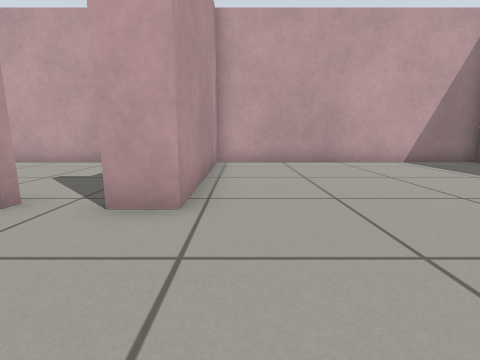
View 1 (above)

13 first-person views from a walk through a world built for the Gazebo simulator. The camera is 0.5 m above the floor, tilts 10° down and sees 85° across. The floor is counted in squares, 0.5 m on a side. Each view is taken from the middle of a square. On the plan, view 1 faces up. The plan holds only what a view shows up to about 11 squares ahead; the rest is blank.

View 2
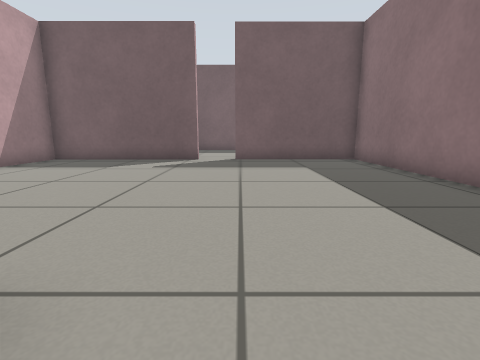

View 3
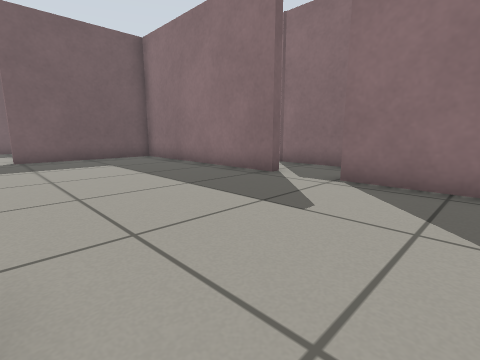

View 4
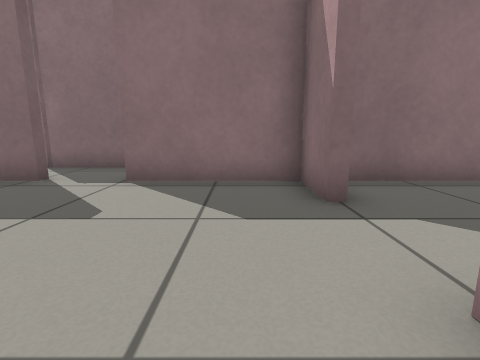

View 5
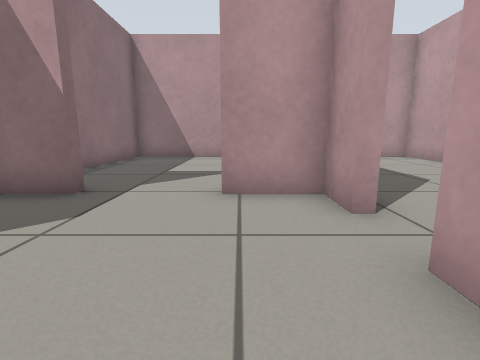

View 6
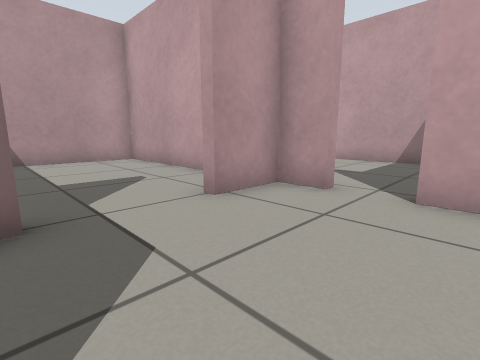

View 7
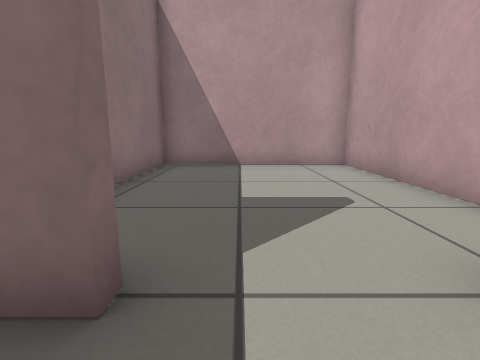

View 8
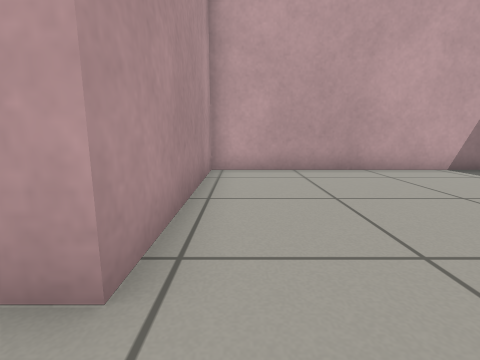

View 9
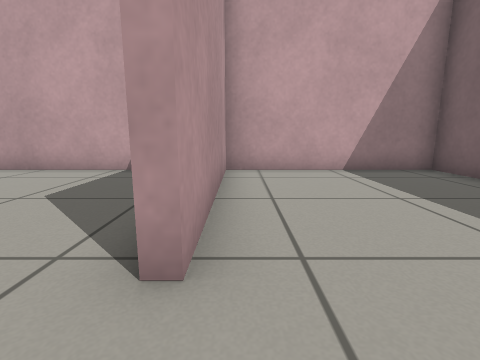

View 10
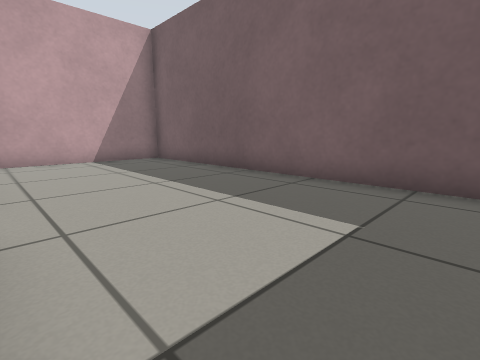

View 11
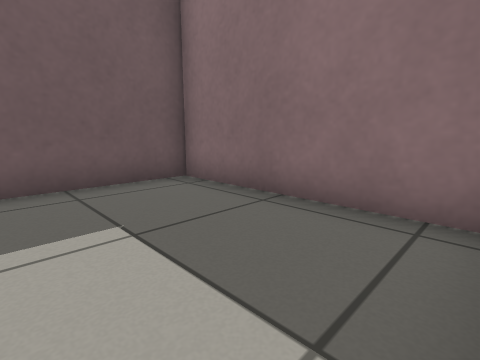

View 12
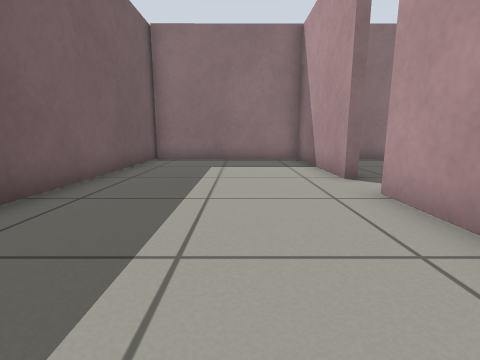

View 13
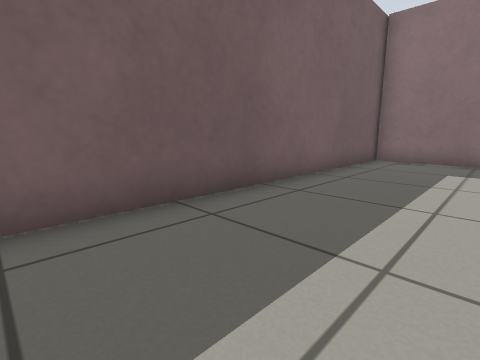

### Floor plan
Points are (right, up) in squares from view 1. A wall is a line through its corners. A room is listed if a view was taken in it or the views show most of it. See-through windows are left out.
Room 1 (views 1, 2, 3, 4, 5, 6, 7, 8)
walls: (-3.1, 3.4) (-4.3, 3.4) (-4.3, 1.6); (1.3, -2.9) (1.3, -2.5) (8.3, -2.5) (8.3, 2.2); (8.3, 3.6) (8.3, 9.3) (-0.8, 9.3) (-0.8, 3.4) (-1.9, 3.4); (-4.3, -0.7) (-4.3, -2.5) (-0.5, -2.5)
ways out: opening at (8, 3) to room 2; opening at (-5, 0.5) to room 3; gap at (-2.5, 4) to room 4; opening at (0.5, -3)
Room 2 (views 9, 10, 11, 12, 13)
walls: (8.3, 2.2) (8.6, 2.2) (8.6, -2.5) (14.4, -2.5); (14.4, -2.8) (14.4, 9.3) (8.6, 9.3) (8.6, 3.6)
ways out: opening at (8, 3) to room 1
Room 3 (no view inside)
walls: (-6.6, 3.4) (-11.5, 3.4) (-11.5, -2.5) (-5.3, -2.5)
ways out: opening at (-5, 0.5) to room 1
Room 4 (no view inside)
walls: (-2.8, 9.3) (-11.5, 9.3) (-11.5, 8.1)
ways out: gap at (-2.5, 4) to room 1

Where each view was taken, in squares from view 1:
view 1: 0 up, 0 right, facing up
view 2: 2 up, 2 left, facing right
view 3: 3 up, 3 left, facing down-right
view 4: 3 up, 3 left, facing down
view 5: 2 up, 0 right, facing left
view 6: 1 down, 1 left, facing up-left
view 7: 0 up, 3 left, facing left
view 8: 2 up, 0 right, facing up
view 9: 2 up, 9 right, facing up
view 10: 1 down, 9 right, facing up-right
view 11: 1 up, 9 right, facing down-right
view 12: 8 up, 11 right, facing down
view 13: 8 up, 11 right, facing down-right
